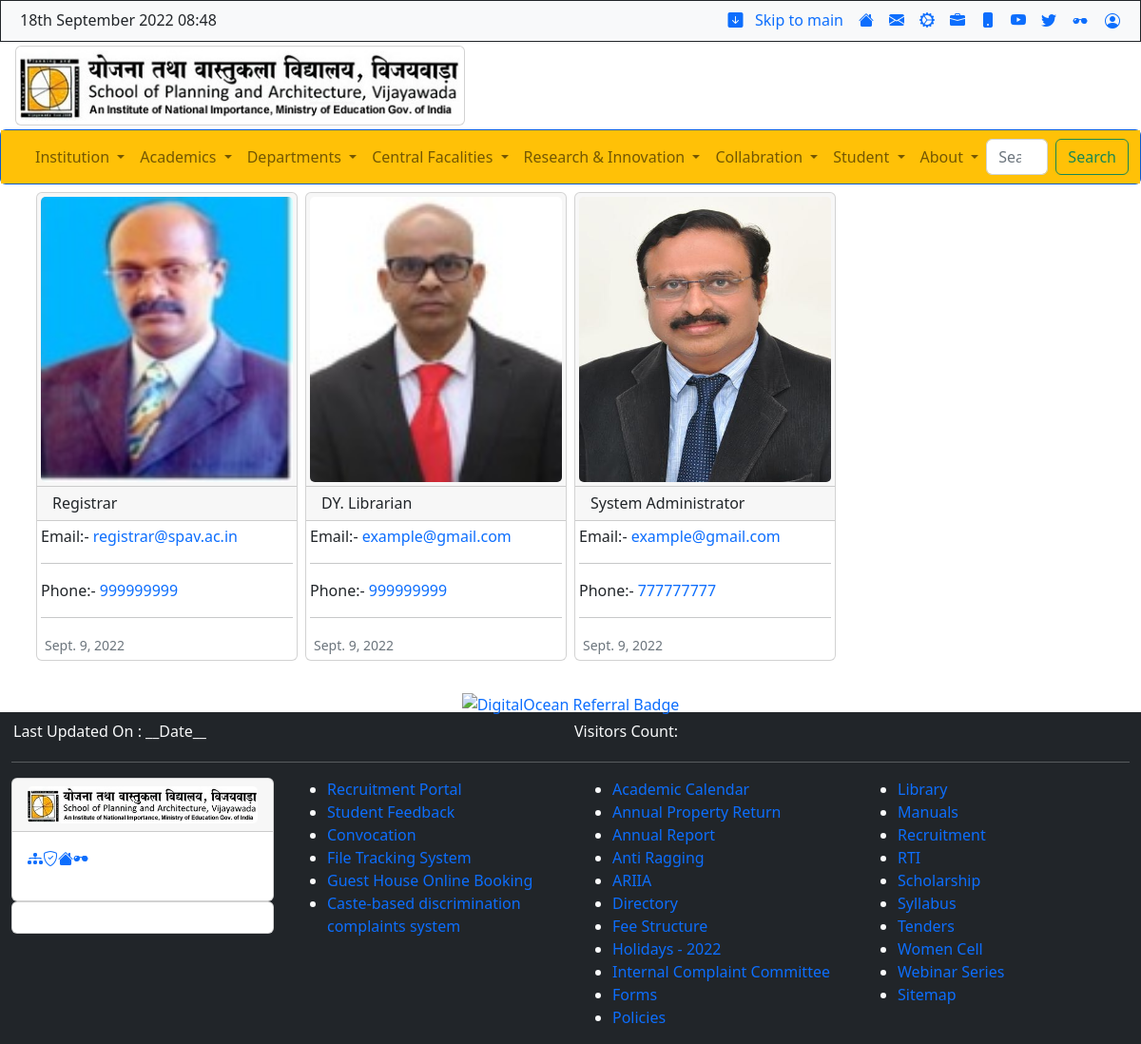
The app's page /administration/, older data.
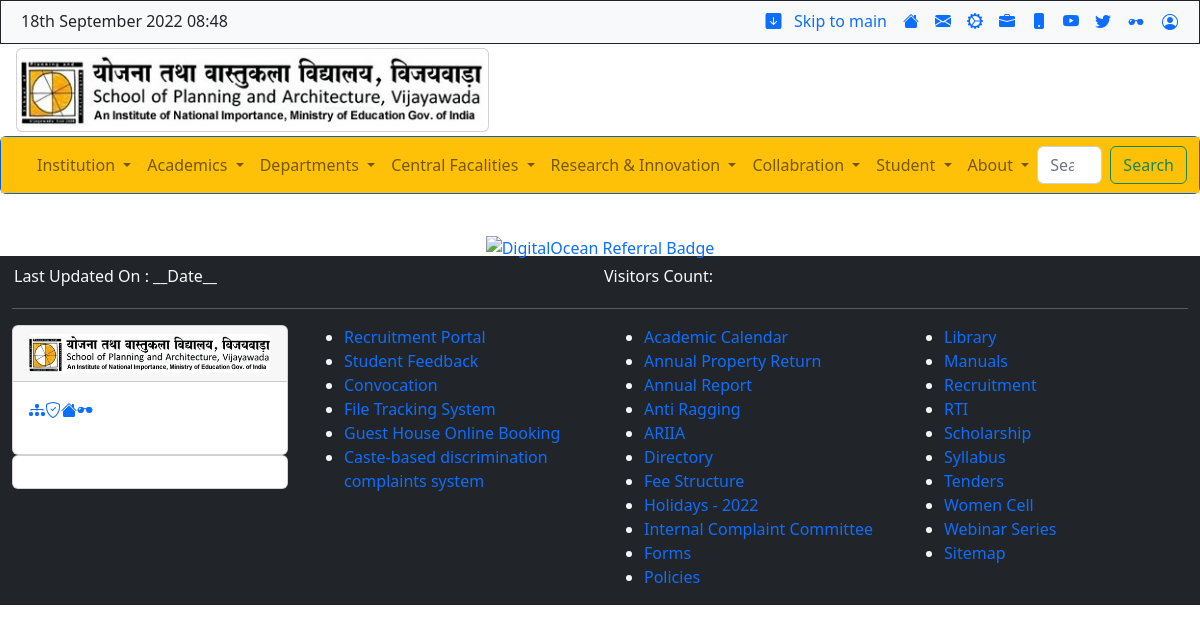
The same page, newer data.
### spav/models.py (models this page shows, shortened)
class Administration(models.Model):
    name = models.CharField(max_length=50)
    DESIG_CHOICES = (
            ('Registrar','Registrar'),
            ('Assistant Registrar','Assistant Registrar'),
            ('DY. Librarian','DY. Librarian'),
            ('System Administrator','System Administrator'),
            ('Assistant Librarian','Assistant Librarian'),
            ('Technical Officer','Technical Officer'),
            ('Assistant Engineer Cum Project Officer','Assistant Engineer Cum Project Officer'),
            ('Accountant, Accounts Section','Accountant, Accounts Section'),
            ('Multi-Skill Assistant, Director`s Office','Multi-Skill Assistant, Director`s Office'),
            ('Multi Skill Assistant','Multi Skill Assistant'),
            ('Junior Engineer Civil','Junior Engineer Civil'),
            ('Junior Engineer Electrical','Junior Engineer Electrical'),
            ('Accountant','Accountant'),
            ('Library Assistant','Library Assistant'),
            ('Lab Attendant','Lab Attendant'),
    )
    designation = models.CharField(max_length=50, choices=DESIG_CHOICES)
    profile_Pic = models.ImageField(upload_to='profiles', max_length=254)
    email = models.EmailField(max_length=254, null=False, default='cv')
    phone = models.CharField(max_length=14, default=True)
    date = models.DateField(auto_now=False, auto_now_add=False)

### spav/views.py (the view)
# urls.py: path('administration/', views.administration, name='administration'),
def administration(request):
    return render(request, 'administration.html', context )

### templates/administration.html (shortened to what this page needs)
{% extends 'base.html' %}
{% load static %}
{% block administration %}
<section>
    <div class="container p-2">
        <div class="row g-2">
            {% for a in adminData %}
            <div class="col-sm-3">
                <div class="card">
                    <div class="card-header p-1">
                        <img src="{{a.profile_Pic.url}}" alt="" height="300px" class="card-img">
                    </div>
                    <h6 class="card-header">{{a.designation}}</h6>
                    <div class="card-body p-1">
                       Email:- <a href="mailto:{{a.email}}">{{a.email}}</a>
                        <hr>
                       Phone:- <a href="tel:+91{{a.phone}}">{{a.phone}}</a>
                        <hr>
                        <small class="text-muted p-1">{{a.date}}</small>
                    </div>
                </div>
            </div>
            {% endfor%}
        </div>
    </div>
</section>
{% endblock administration %}

Row changes from the older to the newer data that the page shows:
removed Administration: profile_Pic (picture), designation "Registrar", email "registrar@spav.ac.in", phone "999999999", date "Sept. 9, 2022"
removed Administration: profile_Pic (picture), designation "DY. Librarian", email "example@gmail.com", phone "999999999", date "Sept. 9, 2022"
removed Administration: profile_Pic (picture), designation "System Administrator", email "example@gmail.com", phone "777777777", date "Sept. 9, 2022"
